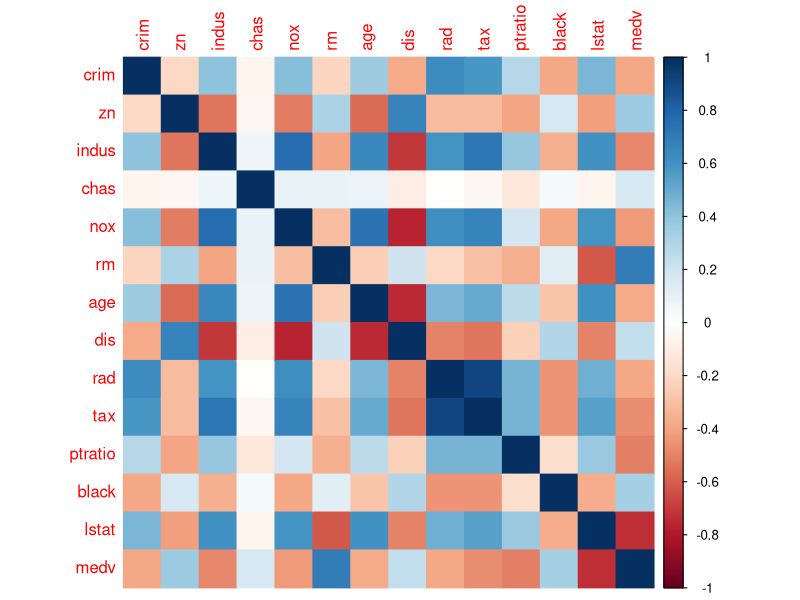

Write the R code that produced this figure.
library(MASS)
library(corrplot)

corrplot(cor(Boston), method = "color")
"The plot is saved in the correlations.png file"